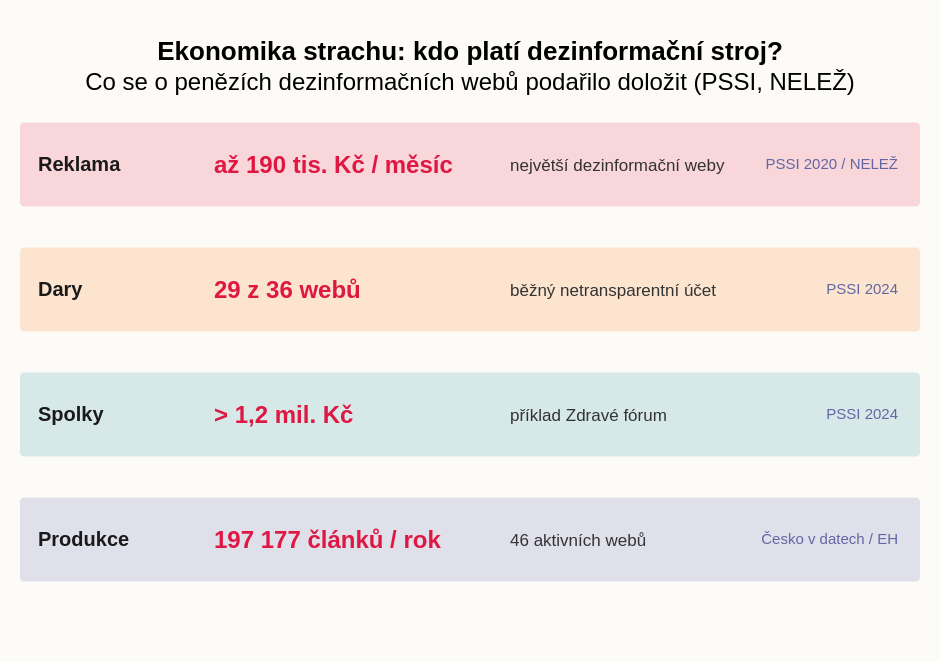

Here is the Vega-Lite specification saved for this chart:
### Vega-Lite specification from a JSON file in a GitHub repository (floating-point values rounded to 4 significant figures)
{"_source": "Zdroje: Česko v datech (20. 9. 2022; data Bezpečnostního centra Evropské hodnoty): 46 aktivních prokremelsky orientovaných dezinformačních webů a 197 177 článků za rok; NELEŽ: dezinformační weby jsou financovány převážně z darů a reklamy, PSSI 2020 odhad až 190 tis. Kč měsíčně pro největší weby; PSSI, Dezinformační aktéři v šedé zóně zákona a etického byznysu, září 2024: 36 webů financovaných dary, 29 z nich (80 %) používalo běžný netransparentní účet; případ Zdravé fórum přes 1,2 mil. Kč.", "$schema": "https://vega.github.io/schema/vega-lite/v5.json", "description": "Ekonomika strachu: doložené zdroje financování a měřítko české dezinformační scény", "width": 450, "height": 250, "padding": {"top": 20, "left": 10, "right": 10, "bottom": 30}, "autosize": {"type": "pad", "resize": true}, "background": "#fdfbf7", "title": {"text": "Ekonomika strachu: kdo platí dezinformační stroj?", "subtitle": "Co se o penězích dezinformačních webů podařilo doložit (PSSI, NELEŽ)"}, "data": {"values": [{"metric": "Reklama", "value": "až 190 tis. Kč / měsíc", "detail": "největší dezinformační weby", "source": "PSSI 2020 / NELEŽ"}, {"metric": "Dary", "value": "29 z 36 webů", "detail": "běžný netransparentní účet", "source": "PSSI 2024"}, {"metric": "Spolky", "value": "> 1,2 mil. Kč", "detail": "příklad Zdravé fórum", "source": "PSSI 2024"}, {"metric": "Produkce", "value": "197 177 článků / rok", "detail": "46 aktivních webů", "source": "Česko v datech / EH"}]}, "layer": [{"mark": {"type": "rect", "height": 42, "cornerRadius": 2}, "encoding": {"y": {"field": "metric", "type": "nominal", "sort": ["Reklama", "Dary", "Spolky", "Produkce"], "axis": null}, "color": {"field": "metric", "type": "nominal", "scale": {"domain": ["Reklama", "Dary", "Spolky", "Produkce"], "range": ["#de1743", "#f76800", "#0e839e", "#4a51ab"]}, "legend": null}, "opacity": {"value": 0.16}}}, {"mark": {"type": "text", "align": "left", "baseline": "middle", "dx": -216, "fontSize": 10, "fontWeight": "bold", "color": "#1a1a1a"}, "encoding": {"y": {"field": "metric", "type": "nominal", "sort": ["Reklama", "Dary", "Spolky", "Produkce"], "axis": null}, "text": {"field": "metric"}}}, {"mark": {"type": "text", "align": "left", "baseline": "middle", "dx": -128, "fontSize": 12, "fontWeight": "bold", "color": "#de1743"}, "encoding": {"y": {"field": "metric", "type": "nominal", "sort": ["Reklama", "Dary", "Spolky", "Produkce"], "axis": null}, "text": {"field": "value"}}}, {"mark": {"type": "text", "align": "left", "baseline": "middle", "dx": 20, "fontSize": 8.5, "color": "#333333"}, "encoding": {"y": {"field": "metric", "type": "nominal", "sort": ["Reklama", "Dary", "Spolky", "Produkce"], "axis": null}, "text": {"field": "detail"}}}, {"mark": {"type": "text", "align": "right", "baseline": "middle", "dx": 214, "fontSize": 7.5, "color": "#6267a3"}, "encoding": {"y": {"field": "metric", "type": "nominal", "sort": ["Reklama", "Dary", "Spolky", "Produkce"], "axis": null}, "text": {"field": "source"}}}], "config": {"view": {"stroke": "transparent"}}}
